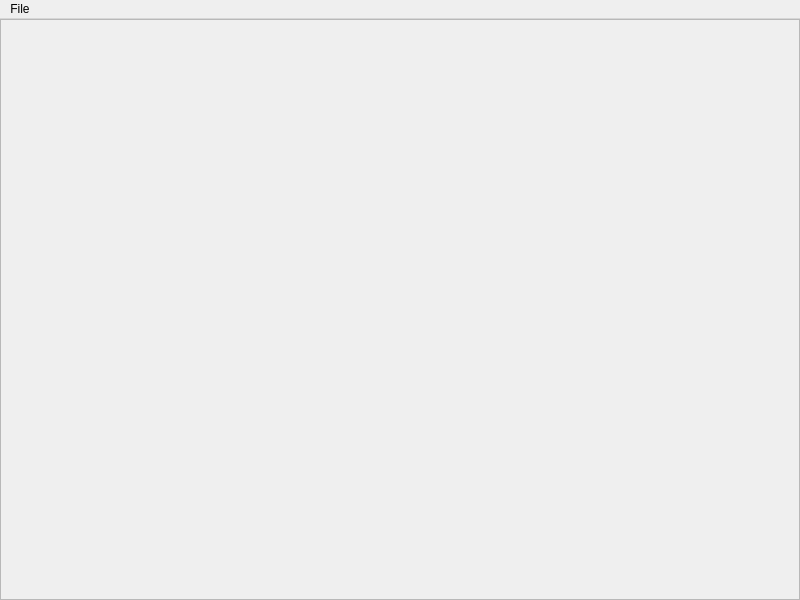
<?xml version="1.0" encoding="UTF-8"?>
<ui version="4.0">
 <class>MainWindow</class>
 <widget class="QMainWindow" name="MainWindow">
  <property name="geometry">
   <rect>
    <x>0</x>
    <y>0</y>
    <width>800</width>
    <height>600</height>
   </rect>
  </property>
  <property name="windowTitle">
   <string>A CS123 Final</string>
  </property>
  <widget class="QWidget" name="centralWidget">
   <layout class="QHBoxLayout" name="horizontalLayout">
    <property name="margin">
     <number>0</number>
    </property>
    <item>
     <widget class="QScrollArea" name="scrollArea">
      <property name="widgetResizable">
       <bool>true</bool>
      </property>
      <widget class="Canvas2D" name="canvas2D">
       <property name="geometry">
        <rect>
         <x>0</x>
         <y>0</y>
         <width>798</width>
         <height>575</height>
        </rect>
       </property>
      </widget>
     </widget>
    </item>
   </layout>
  </widget>
  <widget class="QMenuBar" name="menuBar">
   <property name="geometry">
    <rect>
     <x>0</x>
     <y>0</y>
     <width>800</width>
     <height>23</height>
    </rect>
   </property>
   <widget class="QMenu" name="menuFile">
    <property name="title">
     <string>File</string>
    </property>
    <addaction name="actionNew"/>
    <addaction name="actionOpen"/>
    <addaction name="actionSave"/>
    <addaction name="separator"/>
    <addaction name="actionQuit"/>
   </widget>
   <addaction name="menuFile"/>
  </widget>
  <action name="actionNew">
   <property name="text">
    <string>New</string>
   </property>
   <property name="shortcut">
    <string>Ctrl+N</string>
   </property>
  </action>
  <action name="actionOpen">
   <property name="text">
    <string>Open</string>
   </property>
   <property name="shortcut">
    <string>Ctrl+O</string>
   </property>
  </action>
  <action name="actionSave">
   <property name="text">
    <string>Save</string>
   </property>
   <property name="shortcut">
    <string>Ctrl+S</string>
   </property>
  </action>
  <action name="actionRevert">
   <property name="text">
    <string>Revert</string>
   </property>
   <property name="shortcut">
    <string>Ctrl+R</string>
   </property>
  </action>
  <action name="actionCopy_3D_to_2D">
   <property name="text">
    <string>Copy 3D to 2D</string>
   </property>
  </action>
  <action name="actionQuit">
   <property name="text">
    <string>Quit</string>
   </property>
   <property name="shortcut">
    <string>Ctrl+Q</string>
   </property>
  </action>
 </widget>
 <layoutdefault spacing="6" margin="11"/>
 <customwidgets>
  <customwidget>
   <class>Canvas2D</class>
   <extends>QWidget</extends>
   <header>Canvas2D.h</header>
   <container>1</container>
  </customwidget>
 </customwidgets>
 <resources/>
 <connections>
  <connection>
   <sender>actionQuit</sender>
   <signal>triggered()</signal>
   <receiver>MainWindow</receiver>
   <slot>close()</slot>
   <hints>
    <hint type="sourcelabel">
     <x>-1</x>
     <y>-1</y>
    </hint>
    <hint type="destinationlabel">
     <x>399</x>
     <y>299</y>
    </hint>
   </hints>
  </connection>
  <connection>
   <sender>actionNew</sender>
   <signal>triggered()</signal>
   <receiver>MainWindow</receiver>
   <slot>fileNew()</slot>
   <hints>
    <hint type="sourcelabel">
     <x>-1</x>
     <y>-1</y>
    </hint>
    <hint type="destinationlabel">
     <x>399</x>
     <y>299</y>
    </hint>
   </hints>
  </connection>
  <connection>
   <sender>actionSave</sender>
   <signal>triggered()</signal>
   <receiver>MainWindow</receiver>
   <slot>fileSave()</slot>
   <hints>
    <hint type="sourcelabel">
     <x>-1</x>
     <y>-1</y>
    </hint>
    <hint type="destinationlabel">
     <x>399</x>
     <y>299</y>
    </hint>
   </hints>
  </connection>
  <connection>
   <sender>actionOpen</sender>
   <signal>triggered()</signal>
   <receiver>MainWindow</receiver>
   <slot>fileOpen()</slot>
   <hints>
    <hint type="sourcelabel">
     <x>-1</x>
     <y>-1</y>
    </hint>
    <hint type="destinationlabel">
     <x>399</x>
     <y>299</y>
    </hint>
   </hints>
  </connection>
 </connections>
 <slots>
  <slot>fileSave()</slot>
  <slot>fileOpen()</slot>
  <slot>fileNew()</slot>
 </slots>
</ui>
